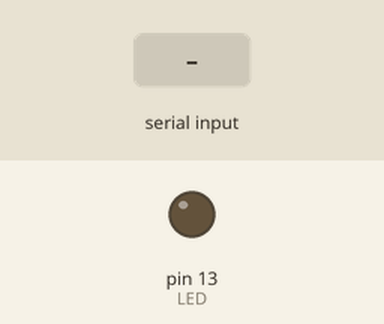
This sketch was run on a simulated Arduino Uno, built with avr-gcc and run on an emulated ATmega328P. Parts: output pins drawn as LEDs (lit = HIGH). Inputs (shaded band) come from the test bench.

Above: at 1.2 s.
1.3 s: "A" received over Serial
At 2.4 s:
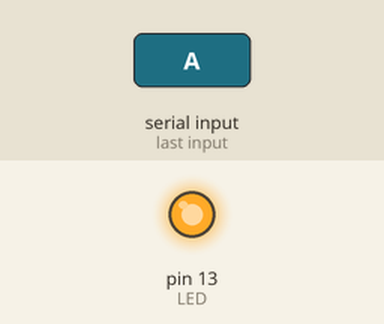
Timing chart, 0 to 4.3 s (numbered marks = the images above; inputs shaded):
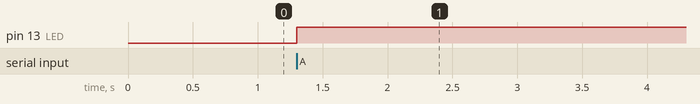

The sketch:

RepetirDadosSerial.ino
```cpp
const int LED = 13;

void setup()
{
  Serial.begin(9600);  //inicia comunicação serial com 9600
  pinMode(LED, OUTPUT);
}

void loop()
{
  if(Serial.available())        //se algum dado disponível
  {
    switch(Serial.read())
    {
      case 'A':
        digitalWrite(LED, !digitalRead(LED));
      break;
    }
  }
}
```

Measured:
- after the input at 1.3 s, pin 13 (LED): LOW → HIGH at once
